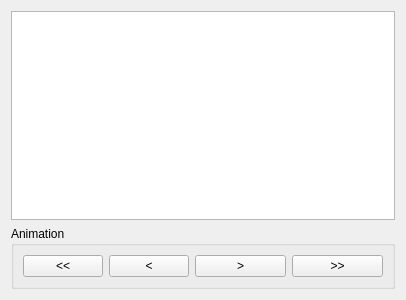
<?xml version="1.0" encoding="UTF-8"?>
<ui version="4.0">
 <class>GUIImageResultView</class>
 <widget class="QWidget" name="GUIImageResultView">
  <property name="geometry">
   <rect>
    <x>0</x>
    <y>0</y>
    <width>406</width>
    <height>300</height>
   </rect>
  </property>
  <property name="windowTitle">
   <string>Form</string>
  </property>
  <layout class="QVBoxLayout" name="verticalLayout_2">
   <item>
    <layout class="QVBoxLayout" name="verticalLayout">
     <item>
      <widget class="QGraphicsView" name="graphicsView">
       <property name="renderHints">
        <set>QPainter::TextAntialiasing</set>
       </property>
      </widget>
     </item>
     <item>
      <widget class="QGroupBox" name="groupBox">
       <property name="title">
        <string>Animation</string>
       </property>
       <layout class="QGridLayout" name="gridLayout_2">
        <item row="0" column="0">
         <layout class="QGridLayout" name="gridLayout">
          <item row="0" column="1">
           <widget class="QPushButton" name="pushButton_back">
            <property name="text">
             <string>&lt;</string>
            </property>
           </widget>
          </item>
          <item row="0" column="0">
           <widget class="QPushButton" name="pushButton_first">
            <property name="text">
             <string>&lt;&lt;</string>
            </property>
           </widget>
          </item>
         </layout>
        </item>
        <item row="0" column="1">
         <widget class="QPushButton" name="pushButton_up">
          <property name="text">
           <string>&gt;</string>
          </property>
         </widget>
        </item>
        <item row="0" column="2">
         <widget class="QPushButton" name="pushButton_last">
          <property name="text">
           <string>&gt;&gt;</string>
          </property>
         </widget>
        </item>
       </layout>
      </widget>
     </item>
    </layout>
   </item>
  </layout>
 </widget>
 <resources/>
 <connections/>
</ui>
